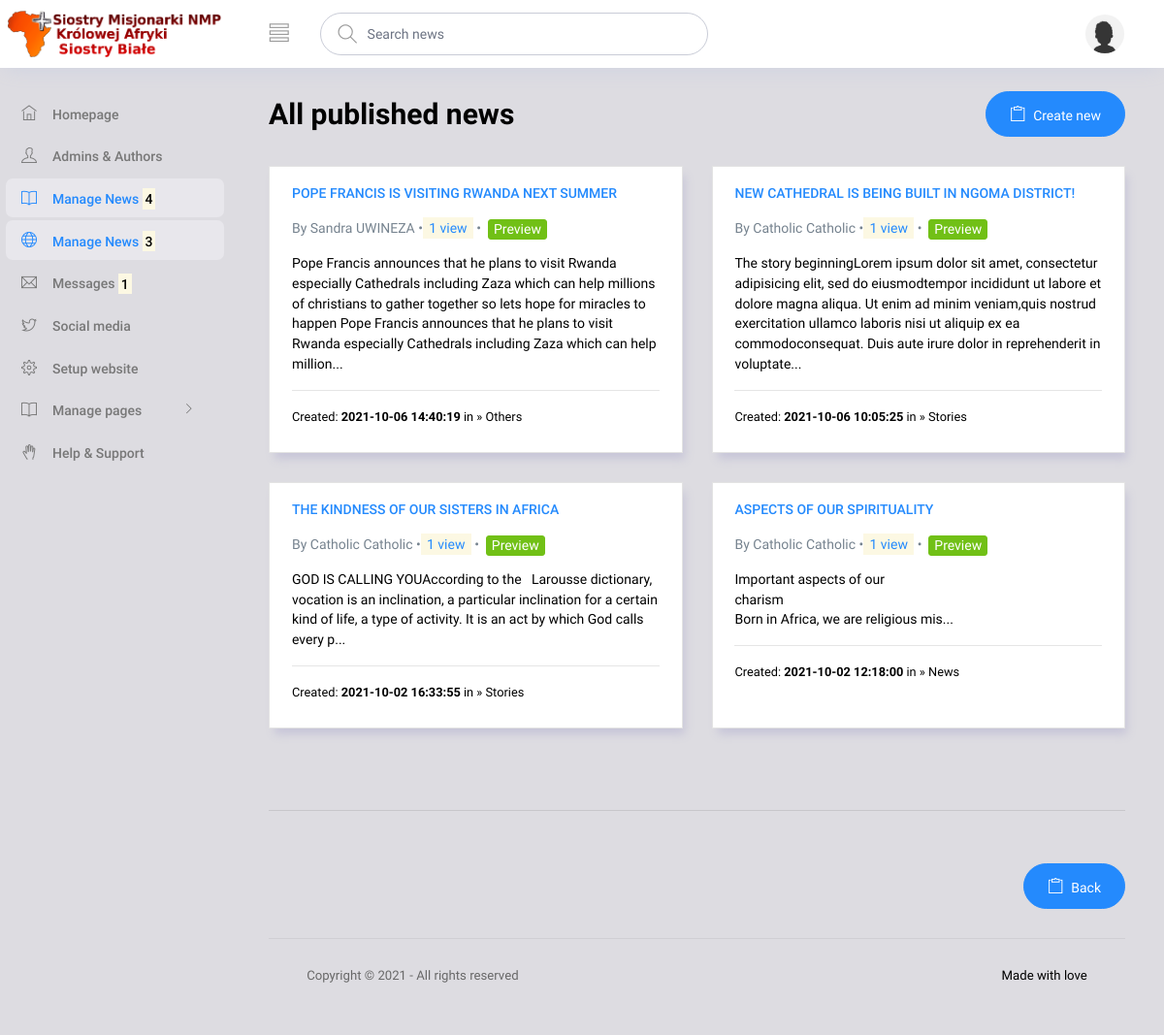
Screenshot of /admin/articles?all (signed in) with the database file from the repository.
### tables this page shows
CREATE TABLE `article` (
  `article_id` int(10) NOT NULL,
  `article_title` varchar(200) NOT NULL,
  `article_image` varchar(200) NOT NULL,
  `publisher_id` int(10) NOT NULL,
  `article_category` varchar(200) NOT NULL,
  `article_post` blob NOT NULL,
  `article_date` datetime NOT NULL DEFAULT current_timestamp()
);

### configs/adminquery.php (called while the page is built, shortened)
<?php
include('dbconnection.php');
class AdminQuery extends DbConnection {
    public function __construct() {
        $object = new DbConnection;
        $this->con= $object->connection();
    }
    public function readArticlesAll() {
        $stmt=$this->con->prepare("SELECT * FROM article art LEFT JOIN admin adm ON adm.admin_id= art.publisher_id ORDER BY article_id DESC LIMIT 35 ");
        $stmt->execute();
        return $stmt;
    }
    public function showMediumText($string) {
        if (strlen($string) > 300) {
            $string = substr($string, 0, 300) . '...';
            return $string;
        } else {
            return $string;
        }
    }
    public function countArticleViews($post_id) {
        $sql= "SELECT COUNT(post_id) FROM viewsbox WHERE post_id='$post_id'";
        $count = $this->con->query($sql)->fetchColumn();
        return $count;
    }
}
?>

### configs/dbconnection.php (called while the page is built, shortened)
<?php
class DbConnection {
    public    $host= "localhost";
    protected $database= "catholicdb";
    private   $user= "root";
    private   $password= "";
    public function connection(){
        try{
            $dsn= "mysql:host=$this->host; dbname=$this->database";
            $this->con = new PDO($dsn, $this->user, $this->password);
            return $this->con;
        } catch(PDOException $err ) {
            echo "OOPS! ERROR OCCURED".$err->getMessage();
        }
    }
}
?>

### admin/articles.php (the view, shortened to what this page needs)
<?php include('reusable/navbar.php'); ?>
      <div class="main-panel">
        <div class="content-wrapper">
          <div class="row">
            <div class="col-md-12 grid-margin">
              <div class="d-flex justify-content-between align-items-center">
                <div>
                  <?php if(isset($_GET['view'])) { ?>
                  <h3 class="font-weight-bold mb-0">All your published news</h3>
                  <?php } else if(isset($_GET['all'])) { ?>
                  <h3 class="font-weight-bold mb-0">All published news</h3>
                  <?php } ?>
                </div>
                <div>
                  <a href="articles?create" class="btn btn-primary btn-icon-text btn-rounded">
                      <i class="ti-clipboard btn-icon-prepend"></i>Create new
                  </a>
                </div>
              </div>
            </div>
          </div>
          <div class="row">
            <?php
            if(isset($_GET['all'])) {
              $stmt= $object->readArticlesAll();
              while($row= $stmt->FETCH(PDO::FETCH_ASSOC)) {
                $post_views = $object->countArticleViews($row['article_id']);
            ?>
            <div class="col-md-6 grid-margin stretch-card">
              <div class="card">
                <div class="card-body">
                  <a href="../admin/articles?update=<?php echo $row['article_id']; ?>">
                    <h3 class="card-title text-primary"><?php echo $row['article_title']; ?></h3>
                  </a>
                  <p class="card-description">
                    By <?php echo $row['firstname']." ".$row['lastname']; ?>
                    •<mark class="text-primary" >
                      <?php if($post_views=='1') echo $post_views." view"; ?>
                    </mark>&nbsp;•&nbsp;
                    <a href="../admin/articles?update=<?php echo $row['article_id']; ?>" class="btn btn-sm btn-success text-right" style="padding: 2.5px 5px!important;">Preview</a>
                  </p>
                  <p>
                    <?php echo $object->showMediumText(strip_tags($row['article_post'])); ?>
                  </p>
                  <p>
                    <hr><small>Created: <strong><?php echo $row['article_date']; ?></strong>&nbsp;in&nbsp;&raquo;&nbsp;<?php echo $row['article_category']; ?></small>
                  </p>
                </div>
              </div>
            </div>
            <?php } } ?>
          </div><br><br><hr class="hr-grey"><br><br>
          <div class="row">
            <div class="col-md-12 grid-margin">
              <div class="d-flex justify-content-between align-items-center">
                <div>
                  <a href="dashboard" class="btn btn-primary btn-icon-text btn-rounded">
                      <i class="ti-clipboard btn-icon-prepend"></i>Back
                  </a>
                </div>
              </div>
            </div>
          </div>
          <?php include('reusable/footer.php'); ?>

### rows the page displays
article: article_title "POPE FRANCIS IS VISITING RWANDA NEXT SUMMER", publisher.firstname "Sandra", publisher.lastname "UWINEZA", post_views "1", article_post "Pope Francis announces that he plans to visit Rwanda especially Cathedrals including Zaza which can help millions of christians to gather together so lets hope for miracles to happen Pope Francis announces that he plans to visit Rwanda especially Cathedrals including Zaza which can help million...", article_date "2021-10-06 14:40:19", article_category "Others"
article: article_title "NEW CATHEDRAL IS BEING BUILT IN NGOMA DISTRICT!", publisher.firstname "Catholic", publisher.lastname "Catholic", post_views "1", article_post "The story beginningLorem ipsum dolor sit amet, consectetur adipisicing elit, sed do eiusmodtempor incididunt ut labore et dolore magna aliqua. Ut enim ad minim veniam,quis nostrud exercitation ullamco laboris nisi ut aliquip ex ea commodoconsequat. Duis aute irure dolor in reprehenderit in voluptate...", article_date "2021-10-06 10:05:25", article_category "Stories"
article: article_title "THE KINDNESS OF OUR SISTERS IN AFRICA", publisher.firstname "Catholic", publisher.lastname "Catholic", post_views "1", article_post "GOD IS CALLING YOUAccording to the Larousse dictionary, vocation is an inclination, a particular inclination for a certain kind of life, a type of activity. It is an act by which God calls every p...", article_date "2021-10-02 16:33:55", article_category "Stories"
article: article_title "ASPECTS OF OUR SPIRITUALITY", publisher.firstname "Catholic", publisher.lastname "Catholic", article_id "1", article_post "Important aspects of our charism Born in Africa, we are religious mis...", article_date "2021-10-02 12:18:00", article_category "News"

### other values shown
$total_articles "4"
$total_articles_author "3"
$total_messages "1"
